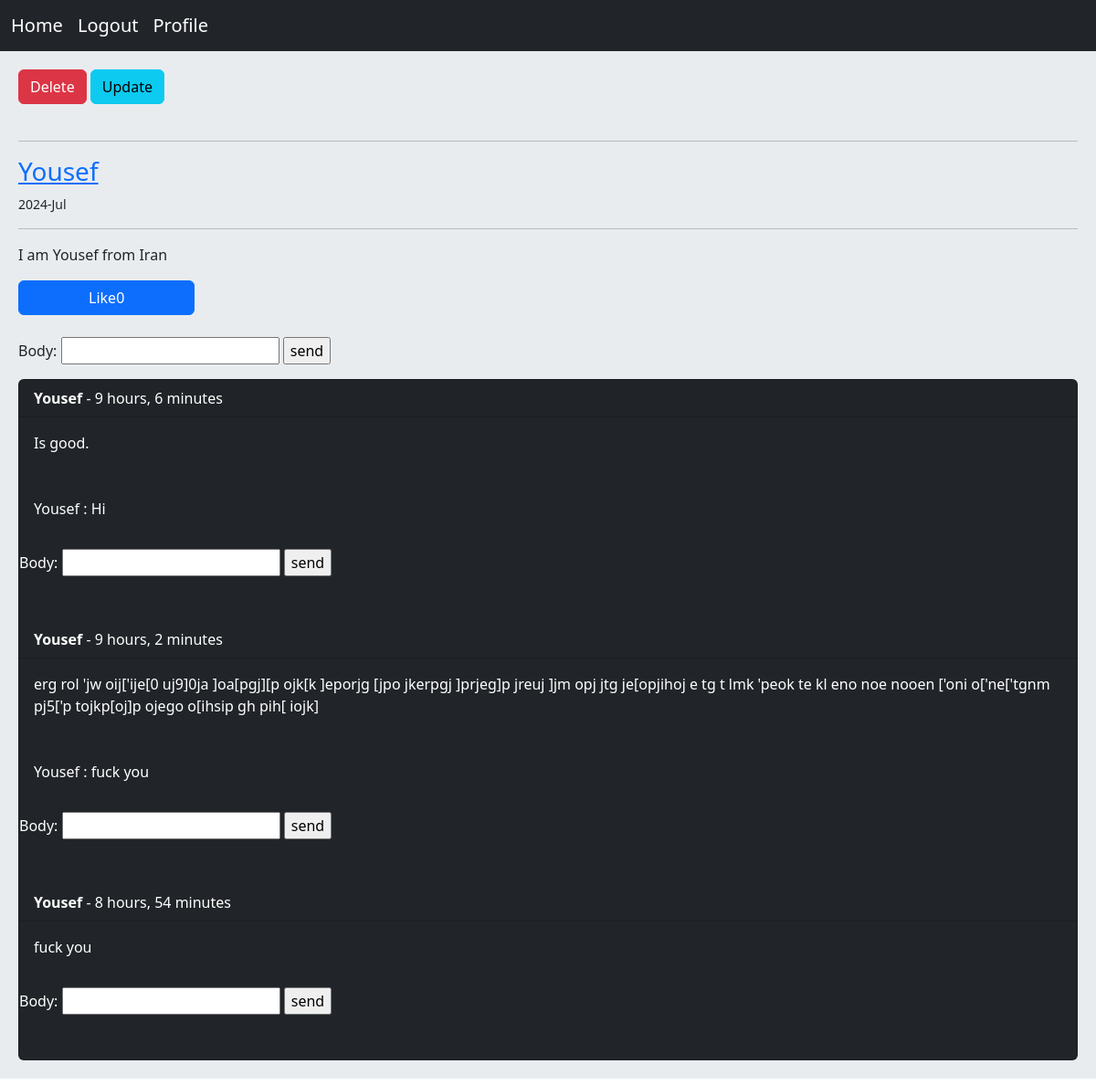
The app's page /posts/detail/2/ (signed in) with its own data.
### posts/models.py (models this page shows, shortened)
class Post(models.Model):
    user = models.ForeignKey(User,on_delete=models.CASCADE,related_name='posts')
    body = models.TextField()
    slug = models.SlugField()
    created = models.DateTimeField(auto_now_add=True)
    updated = models.DateTimeField(auto_now=True)
    class Meta:
        ordering = ('-created',)
    def like_count(self):
        return self.plikes.count()
    def can_like(self,user):
        likes = user.likes.filter(post=self)
        if likes.exists():
            return True
        return False

class Comment(models.Model):
    user = models.ForeignKey(User,on_delete=models.CASCADE)
    post = models.ForeignKey(Post,on_delete=models.CASCADE,related_name='comments')
    body = models.CharField(max_length=400)
    reply = models.ForeignKey('self',on_delete=models.CASCADE,related_name='rcomments',blank=True,null=True)
    is_reply = models.BooleanField(default=False)
    created = models.DateTimeField(auto_now_add=True)

### posts/views.py (the view, shortened to what this page needs)
# urls.py: path('detail/<int:post_id>/',views.PostDetailView.as_view(),name='detail'),
class PostDetailView(View):
    form_class = CommentForm
    def setup(self,request,*args,**kwargs):
        self.post_instance = get_object_or_404(Post,id=kwargs['post_id'])
        return super().setup(request,*args,**kwargs)
    def get(self,request,*args,**kwargs):
        post = self.post_instance
        comments = post.comments.filter(is_reply=False)
        can_like = True
        if request.user.is_authenticated and self.post_instance.can_like(request.user):
            can_like = False
        return render(request,'posts/detail.html',{'post':post,'comments':comments,
                                                   'form':self.form_class,'can_like':can_like})

### posts/templates/posts/detail.html (shortened to what this page needs)
{% extends 'base.html' %}
{% block content %}
    {% if request.user.id == post.user.id %}
        <a href="{% url 'posts:delete' post.id %}" class="btn btn-danger">Delete</a>
        <a href="{% url 'posts:update' post.id %}" class="btn btn-info">Update</a><br><br><hr>
    {% endif %}
    <h3><a href="{% url 'accounts:profile' post.user.id %}" >{{ post.user.username }}</a></h3>
    <small>{{ post.updated|date:"Y-M" }}</small>
    <hr>
    <p>{{ post.body }}</p>
    {% if request.user.is_authenticated %}
        <a href="{% url 'posts:like' post.id %}" class="{% if not can_like %}disabled{% endif %} btn btn-primary col-md-2">Like{{ post.like_count }}</a><br><br>
        <form action="" method="post">
            {{ form.as_table }}
            <input type="submit" value="send">
        </form>
    <div class="card bg-dark">
        {% for comment in comments %}
            <p class="card-header" style="color: white;"><b>{{ comment.user.username }}</b> - {{ comment.created|timesince }}</p>
            <p class="card-body" style="color: white;">{{ comment.body }}</p>
            {% for reply in comment.rcomments.all %}
                <p class="card-body" style="color: white;">{{ reply.user.username }} :  {{ reply.body }}</p>
            {% endfor %}
            <form action="{% url 'posts:reply' comment.id post.id %}" method="post" style="color:white;">
                {{ form.as_table }}
                <input type="submit" value="send">
            </form><hr>
        {% endfor %}
    {% endif %}
   </div>
{% endblock %}

### templates/base.html (shortened to what this page needs)
<html lang="en">
<head>
    <link href="https://cdn.jsdelivr.net/npm/bootstrap@5.3.3/dist/css/bootstrap.min.css" rel="stylesheet"
>
</head>
<body>
{% include 'inc/navbar.html' %}
<div class="jumbotron">
    {% block content %}{% endblock %}
</div>
</body>
</html>

### templates/inc/navbar.html
<nav class="navbar navbar-expand-lg bg-dark navbar-dark">
    <div class="container-fluid">
        <div class="collapse navbar-collapse" id="navbarNavAltMarkup">
            <div class="navbar-nav">
      <a class="navbar-brand" href="{% url 'home:home' %}">Home</a>
      {% if request.user.is_authenticated %}
        <a class="navbar-brand" href="{% url 'accounts:logout' %}">Logout</a>
        <a class="navbar-brand" href="{% url 'accounts:profile' request.user.id %}">Profile</a>
      {% else %}
        <a class="navbar-brand" href="{% url 'accounts:register' %}">Register</a>
        <a class="navbar-brand" href="{% url 'accounts:login' %}">Login</a>
      {% endif %}
        </div>
      </div>
    </div>
  </nav>

### templates/base.html (style rules this page uses)
.jumbotron { padding: 20px; margin-bottom: 20px; background-color: #e9ecef; }

### records on screen
Post: user.username "Yousef", updated "2024-Jul", body "I am Yousef from Iran", like_count "0"
Comment: user.username "Yousef", created "9 hours, 6 minutes", body "Is good."
Comment: user.username "Yousef", body "Hi"
Comment: user.username "Yousef", created "9 hours, 2 minutes", body "erg rol 'jw oij['ije[0 uj9]0ja ]oa[pgj][p ojk[k ]eporjg [jpo jkerpgj ]prjeg]p jreuj ]jm opj jtg je[opjihoj e tg t lmk 'peok te kl eno noe nooen ['oni o['ne['tgnm pj5['p tojkp[oj]p ojego o[ihsip gh pih[ iojk]"
Comment: user.username "Yousef", body "fuck you"
Comment: user.username "Yousef", created "8 hours, 54 minutes", body "fuck you"
